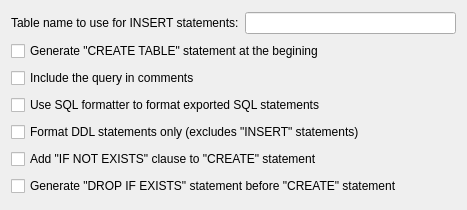
<?xml version="1.0" encoding="UTF-8"?>
<ui version="4.0">
 <class>sqlExportQueryConfig</class>
 <widget class="QWidget" name="sqlExportQueryConfig">
  <property name="geometry">
   <rect>
    <x>0</x>
    <y>0</y>
    <width>467</width>
    <height>210</height>
   </rect>
  </property>
  <property name="windowTitle">
   <string notr="true">Form</string>
  </property>
  <layout class="QGridLayout" name="gridLayout">
   <item row="2" column="0" colspan="2">
    <widget class="QCheckBox" name="queryInCommentsCheck">
     <property name="text">
      <string>Include the query in comments</string>
     </property>
     <property name="cfg" stdset="0">
      <string notr="true">SqlExport.IncludeQueryInComments</string>
     </property>
    </widget>
   </item>
   <item row="6" column="0" colspan="2">
    <widget class="QCheckBox" name="dropCheck">
     <property name="text">
      <string>Generate &quot;DROP IF EXISTS&quot; statement before &quot;CREATE&quot; statement</string>
     </property>
     <property name="cfg" stdset="0">
      <string notr="true">SqlExport.GenerateDrop</string>
     </property>
    </widget>
   </item>
   <item row="0" column="0">
    <widget class="QLabel" name="tableLabel">
     <property name="text">
      <string>Table name to use for INSERT statements:</string>
     </property>
    </widget>
   </item>
   <item row="3" column="0" colspan="2">
    <widget class="QCheckBox" name="formatCheck">
     <property name="text">
      <string>Use SQL formatter to format exported SQL statements</string>
     </property>
     <property name="cfg" stdset="0">
      <string notr="true">SqlExport.UseFormatter</string>
     </property>
    </widget>
   </item>
   <item row="0" column="1">
    <widget class="QLineEdit" name="tableEdit">
     <property name="cfg" stdset="0">
      <string notr="true">SqlExport.QueryTable</string>
     </property>
    </widget>
   </item>
   <item row="1" column="0" colspan="2">
    <widget class="QCheckBox" name="createTableCheck">
     <property name="text">
      <string>Generate &quot;CREATE TABLE&quot; statement at the begining</string>
     </property>
     <property name="cfg" stdset="0">
      <string notr="true">SqlExport.GenerateCreateTable</string>
     </property>
    </widget>
   </item>
   <item row="4" column="0" colspan="2">
    <widget class="QCheckBox" name="formatDdlOnlyCheck">
     <property name="text">
      <string>Format DDL statements only (excludes &quot;INSERT&quot; statements)</string>
     </property>
     <property name="cfg" stdset="0">
      <string notr="true">SqlExport.FormatDdlsOnly</string>
     </property>
    </widget>
   </item>
   <item row="5" column="0" colspan="2">
    <widget class="QCheckBox" name="ifNotExistsCheck">
     <property name="text">
      <string>Add &quot;IF NOT EXISTS&quot; clause to &quot;CREATE&quot; statement</string>
     </property>
     <property name="cfg" stdset="0">
      <string notr="true">SqlExport.GenerateIfNotExists</string>
     </property>
    </widget>
   </item>
  </layout>
 </widget>
 <resources/>
 <connections/>
</ui>
